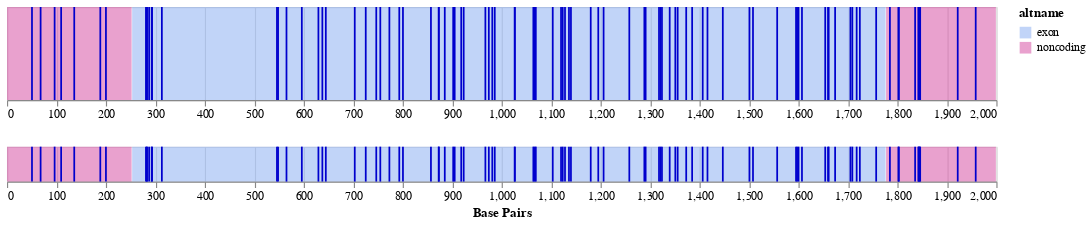

Notebook cell for this chart:
### Markdown cell above
If the chromosoome is very large it may be hard to see what's going on in the static plot. An interactive plot does work, but it must be opened in Vega Editor for zoom function to work - not sure why this is. Will have to invetigate later.

### Code cell
postslim.zoomplot()

### Figure 1 — Vega-Lite specification as saved in the notebook (floating-point values rounded to 4 significant figures)
{"config": {"view": {"continuousWidth": 400, "continuousHeight": 300}}, "vconcat": [{"layer": [{"data": {"name": "data-a51439f2f4fc1684841d2e733af4f041"}, "mark": {"type": "rect", "opacity": 0.4}, "encoding": {"color": {"type": "nominal", "field": "altname", "scale": {"domain": ["exon", "noncoding"], "range": ["cornflowerblue", "mediumvioletred"]}}, "tooltip": [{"type": "nominal", "field": "type", "title": "Element Type"}, {"type": "nominal", "field": "altname", "title": "Name"}, {"type": "quantitative", "field": "length", "title": "Length"}, {"type": "quantitative", "field": "x1", "title": "Start"}, {"type": "quantitative", "field": "x2", "title": "Stop"}], "x": {"type": "quantitative", "axis": {"title": "Base Pairs"}, "field": "x1"}, "x2": {"field": "x2"}, "y": {"type": "quantitative", "axis": null, "field": "y1"}, "y2": {"field": "y2"}}, "width": 850}, {"data": {"name": "data-34f9fb5e3fdb2e42e070b33d3ba473b5"}, "mark": {"type": "rule", "color": "mediumblue"}, "encoding": {"size": {"value": 1.5}, "tooltip": [{"type": "quantitative", "field": "x", "title": "Position"}], "x": {"type": "quantitative", "field": "x"}}}], "encoding": {"x": {"type": "quantitative", "field": "x1", "scale": {"domain": {"selection": "selector002"}}, "title": null}}, "height": 80}, {"layer": [{"data": {"name": "data-a51439f2f4fc1684841d2e733af4f041"}, "mark": {"type": "rect", "opacity": 0.4}, "encoding": {"color": {"type": "nominal", "field": "altname", "scale": {"domain": ["exon", "noncoding"], "range": ["cornflowerblue", "mediumvioletred"]}}, "tooltip": [{"type": "nominal", "field": "type", "title": "Element Type"}, {"type": "nominal", "field": "altname", "title": "Name"}, {"type": "quantitative", "field": "length", "title": "Length"}, {"type": "quantitative", "field": "x1", "title": "Start"}, {"type": "quantitative", "field": "x2", "title": "Stop"}], "x": {"type": "quantitative", "axis": {"title": "Base Pairs"}, "field": "x1"}, "x2": {"field": "x2"}, "y": {"type": "quantitative", "axis": null, "field": "y1"}, "y2": {"field": "y2"}}, "selection": {"selector002": {"type": "interval", "encodings": ["x"], "mark": {"fill": "red", "fillOpacity": 0.7}}}, "width": 850}, {"data": {"name": "data-34f9fb5e3fdb2e42e070b33d3ba473b5"}, "mark": {"type": "rule", "color": "mediumblue"}, "encoding": {"size": {"value": 1.5}, "tooltip": [{"type": "quantitative", "field": "x", "title": "Position"}], "x": {"type": "quantitative", "field": "x"}}}], "height": 30}], "$schema": "https://vega.github.io/schema/vega-lite/v4.8.1.json", "datasets": {"data-a51439f2f4fc1684841d2e733af4f041": [{"type": "noncoding", "altname": "noncoding", "x1": 0, "x2": 252.0, "y1": 0, "y2": 1, "length": 252.0}, {"type": "exon", "altname": "exon", "x1": 253, "x2": 1776.0, "y1": 0, "y2": 1, "length": 1523.0}, {"type": "noncoding", "altname": "noncoding", "x1": 1777, "x2": 1999.0, "y1": 0, "y2": 1, "length": 222.0}], "data-34f9fb5e3fdb2e42e070b33d3ba473b5": [{"x": 50.55}, {"x": 67.99}, {"x": 96.29}, {"x": 109.5}, {"x": 136.0}, {"x": 188.6}, {"x": 200.0}, {"x": 280.9}, {"x": 283.0}, {"x": 283.0}, {"x": 287.3}, {"x": 292.5}, {"x": 293.3}, {"x": 313.1}, {"x": 545.7}, {"x": 548.0}, {"x": 565.0}, {"x": 596.0}, {"x": 629.5}, {"x": 637.5}, {"x": 644.5}, {"x": 703.0}, {"x": 725.2}, {"x": 746.5}, {"x": 754.7}, {"x": 773.0}, {"x": 793.0}, {"x": 800.4}, {"x": 857.0}, {"x": 872.6}, {"x": 873.0}, {"x": 885.0}, {"x": 902.0}, {"x": 905.0}, {"x": 918.2}, {"x": 923.2}, {"x": 967.1}, {"x": 974.0}, {"x": 981.0}, {"x": 986.0}, {"x": 1026.0}, {"x": 1027.0}, {"x": 1064.0}, {"x": 1066.0}, {"x": 1069.0}, {"x": 1103.0}, {"x": 1120.0}, {"x": 1123.0}, {"x": 1128.0}, {"x": 1136.0}, {"x": 1140.0}, {"x": 1180.0}, {"x": 1195.0}, {"x": 1206.0}, {"x": 1258.0}, {"x": 1288.0}, {"x": 1291.0}, {"x": 1318.0}, {"x": 1321.0}, {"x": 1324.0}, {"x": 1340.0}, {"x": 1351.0}, {"x": 1356.0}, {"x": 1373.0}, {"x": 1385.0}, {"x": 1406.0}, {"x": 1416.0}, {"x": 1447.0}, {"x": 1501.0}, {"x": 1508.0}, {"x": 1557.0}, {"x": 1595.0}, {"x": 1597.0}, {"x": 1600.0}, {"x": 1607.0}, {"x": 1654.0}, {"x": 1660.0}, {"x": 1661.0}, {"x": 1674.0}, {"x": 1705.0}, {"x": 1709.0}, {"x": 1718.0}, {"x": 1724.0}, {"x": 1757.0}, {"x": 1785.0}, {"x": 1802.0}, {"x": 1803.0}, {"x": 1836.0}, {"x": 1842.0}, {"x": 1843.0}, {"x": 1845.0}, {"x": 1846.0}, {"x": 1922.0}, {"x": 1958.0}]}}
